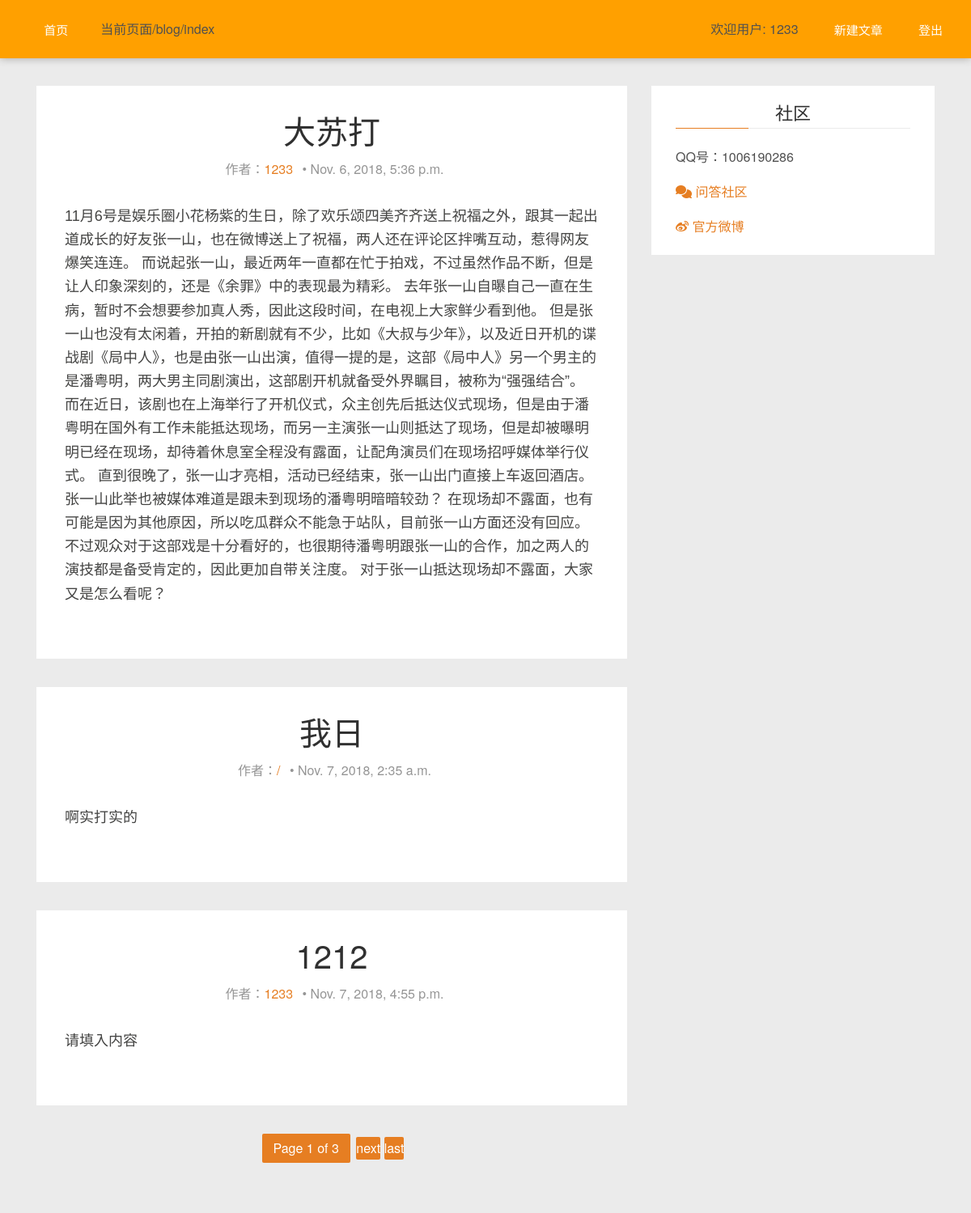
The app's page /blog/index (signed in) with its own data.
### blog/models.py (models this page shows)
class Blog(models.Model):
    user = models.ForeignKey(User, on_delete=models.CASCADE) #博客作者
    title = models.CharField(max_length=50, unique=True)   #博客题目
    publish_time = models.DateTimeField(auto_now_add=True) #博客创建时间
    update_time = models.DateTimeField(auto_now=True) #博客更新时间
    content = HTMLField() #博客内容
    blog_id = models.IntegerField(primary_key=True, db_column='blog_id')  #博客id
    star_num = models.IntegerField(default=0) #点赞数
    reply_num = models.IntegerField(default=0) #评论数
    watch_num = models.IntegerField(default=0) #查看数
    class Meta:
        db_table = "blog"

### blog/views.py (the view)
# urls.py: path('index', views.index, name='index'),
def index(request):
    blogs = [x for x in Blog.objects.all()]
    paginator = Paginator(Blog.objects.all(),3)
    try:
        page = request.GET.get('page')
    except:
        page = 1
    contacts = paginator.get_page(page)
    return render(request, 'blog/index.html',context={'contacts':contacts})

### blog/templates/blog/index.html (shortened to what this page needs)
{% load static %}
<!DOCTYPE html>
<html lang="en">
<head>
    <link rel="stylesheet" href="https://staff.bootcss.com/npm/font-awesome@4.7.0/css/font-awesome.min.css">
    <link rel='stylesheet' href="{% static 'blog/test1.css' %}" />
    <link rel='stylesheet' href="{% static 'blog/screen.css' %}" />
</head>
<body>
    <nav class="navbar navbar-default navbar-fixed-top navbar-orange">
        <div class="container">
            <div class="collapse navbar-collapse" id="main-menu">
                <ul class='nav navbar-nav'>
                    <li><a href="{% url "index" %}"> 首页</a></li>
                    <li>
                        <p> 当前页面{{ request.path }}</p>
                    </li>
                </ul>
                <ul class="nav navbar-nav navbar-right">
                    {% if request.user.is_authenticated %}
                    <li>
                        <p>欢迎用户: {{ request.user.username }}
                    </li>
                    <li><a href="{% url "add_blog" %}"> 新建文章</a></li>
                    <li><a href="{% url "logout" %}"> 登出</a></li>
                    {% else %}
                    <li><a href="{% url "login" %}"><i class="fa fa-lock"></i> 登录</a></li>
                    <li><a href="{% url "register" %}"><i class="fa fa-login"></i> 注册</a></li>
                    {% endif %}
                </ul>
            </div>
        </div>
    </nav>
    <section class="features" id="features">
        <br><br>
        <div class="container">
            <main class="col-md-8 main-content">
                {% block content %}
                {% for blog in contacts %}
                <article id='{{ blog.blog_id }}' class="post">
                    <div class="post-head">
                        <h1 class="post-title"><a href="/blog/{{ blog.blog_id }}">{{ blog.title }}</a></h1>
                        <div class="post-meta">
                            <span class="author">作者：<a href="/blog/{{ blog.blog_id }}">{{ blog.user.username }}</a></span>
                            &bull;
                            <time class="post-date" datetime={{blog.update_time}} title={{blog.update_time}}>{{blog.update_time}}</time>
                        </div>
                    </div>
                    <div class="post-content">
                        {% autoescape off %}
                        {{ blog.content | truncatewords_html:10 | striptags }}
                        {% endautoescape %}
                    </div>
                </article>
                {% endfor%}
                <div class="pagination">
                    <span class="step-links">
                        <span class="page-number">
                            Page {{ contacts.number }} of {{ contacts.paginator.num_pages }}
                        </span>
                        {% if contacts.has_next %}
                        <a class='older-posts' href="?page={{ contacts.next_page_number }}">next</a>
                        <a class='older-posts' href="?page={{ contacts.paginator.num_pages }}">last</a>
                        {% endif %}
                    </span>
                </div>
                {% endblock content %}
            </main>
            <aside class="col-md-4 sidebar">
                <div class="widget">
                    <h4 class="title">社区</h4>
                    <div class="content community">
                        <p>QQ号：1006190286</p>
                        <p><a href="http://wenda.ghostchina.com/" title="Ghost中文网问答社区" target="_blank" onclick="_hmt.push(['_trackEvent', 'big-button', 'click', '问答社区'])"><i
                                    class="fa fa-comments"></i> 问答社区</a></p>
                        <p><a href="http://weibo.com/ghostchinacom" title="Ghost中文网官方微博" target="_blank" onclick="_hmt.push(['_trackEvent', 'big-button', 'click', '官方微博'])"><i
                                    class="fa fa-weibo"></i> 官方微博</a></p>
                    </div>
                </div>
        </div>
    </section>
</body>
</html>

### blog/static/blog/screen.css (style rules this page uses)
html, body { color: #505050; line-height: 1.75em; background: #ebebeb; position: relative; font-family: "Helvetica Neue", Helvetica, Arial, "Hiragino Sans GB", "Hiragino Sans GB W3", "WenQuanYi Micro Hei", "Microsoft YaHei UI", "Microsoft YaHei", sans-serif; }
h1, h2, h3, h4, h5, h6 { font-weight: 400; color: #303030; }
h1 { font-size: 3em; }
h4 { font-size: 1.5em; }
a { color: #e67e22; outline: none; }
.post { padding: 35px; background: #ffffff; margin-bottom: 35px; position: relative; overflow: hidden; }
.post .post-head { text-align: center; }
.post .post-head .post-title { margin: 0; font-size: 2.5em; line-height: 1em; }
.post .post-head .post-title a { color: #303030; }
.post .post-head .post-meta { color: #959595; margin: 14px 0 0px; }
.post .post-head .post-meta span { margin: 0px 7px; white-space: nowrap; }
.post .post-content { margin: 30px 0; }
.post-content { font: 400 18px/1.62 "Georgia", "Xin Gothic", "Hiragino Sans GB", "Droid Sans Fallback", "Microsoft YaHei", sans-serif; color: #444443; }
.pagination { margin: 0 0 35px; text-align: center; display: block; }
.pagination a { text-align: center; display: inline-block; color: #ffffff; background: #e67e22; border-radius: 2px; }
.pagination .page-number { background: #e67e22; color: #ffffff; margin: 0 3px; display: inline-block; line-height: 36px; padding: 0 14px; border-radius: 2px; }
.sidebar .widget { background: #ffffff; padding: 21px 30px; }
.widget { margin-bottom: 35px; }
.widget .title { margin-top: 0; padding-bottom: 7px; border-bottom: 1px solid #ebebeb; margin-bottom: 21px; position: relative; }
.widget .title:after { content: ""; width: 90px; height: 1px; background: #e67e22; position: absolute; left: 0; bottom: -1px; }

### records on screen
Blog: title "大苏打", user.username "1233", update_time "Nov. 6, 2018, 5:36 p.m.", content "11月6号是娱乐圈小花杨紫的生日，除了欢乐颂四美齐齐送上祝福之外，跟其一起出道成长的好友张一山，也在微博送上了祝福，两人还在评论区拌嘴互动，惹得网友爆笑连连。 而说起张一山，最近两年一直都在忙于拍戏，不过虽然作品不断，但是让人印象深刻的，还是《余罪》中的表现最为精彩。 去年张一山自曝自己一直在生病，暂时不会想要参加真人秀，因此这段时间，在电视上大家鲜少看到他。 但是张一山也没有太闲着，开拍的新剧就有不少，比如《大叔与少年》，以及近日开机的谍战剧《局中人》，也是由张一山出演，值得一提的是，这部《局中人》另一个男主的是潘粤明，两大男主同剧演出，这部剧开机就备受外界瞩目，被称为“强强结合”。 而在近日，该剧也在上海举行了开机仪式，众主创先后抵达仪式现场，但是由于潘粤明在国外有工作未能抵达现场，而另一主演张一山则抵达了现场，但是却被曝明明已经在现场，却待着休息室全程没有露面，让配角演员们在现场招呼媒体举行仪式。 直到很晚了，张一山才亮相，活动已经结束，张一山出门直接上车返回酒店。张一山此举也被媒体难道是跟未到现场的潘粤明暗暗较劲？ 在现场却不露面，也有可能是因为其他原因，所以吃瓜群众不能急于站队，目前张一山方面还没有回应。不过观众对于这部戏是十分看好的，也很期待潘粤明跟张一山的合作，加之两人的演技都是备受肯定的，因此更加自带关注度。 对于张一山抵达现场却不露面，大家又是怎么看呢？"
Blog: title "我日", user.username "/", update_time "Nov. 7, 2018, 2:35 a.m.", content "啊实打实的"
Blog: title "1212", user.username "1233", update_time "Nov. 7, 2018, 4:55 p.m.", content "请填入内容"

### other values on screen
{{ request.path }} "/blog/index"
{{ request.user.username }} "1233"
{{ contacts.number }} "1"
{{ contacts.paginator.num_pages }} "3"
